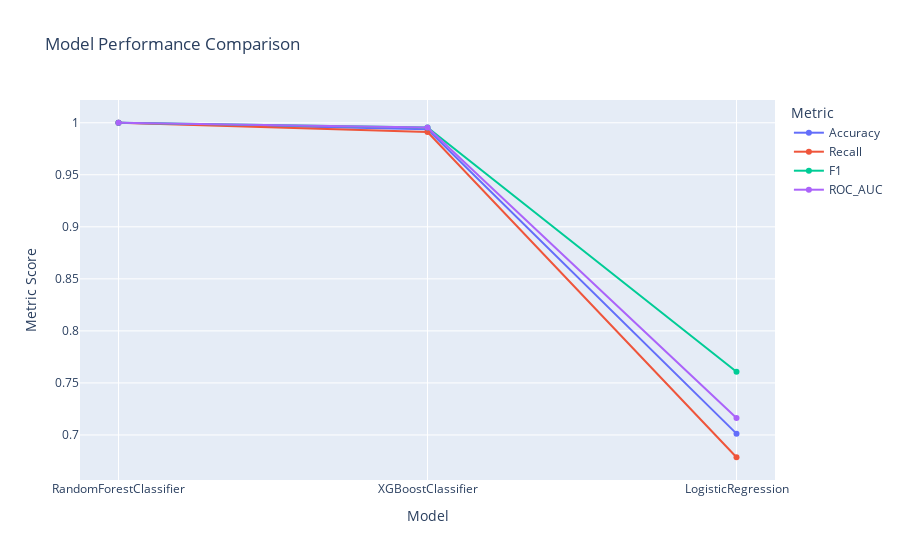

Notebook code cell kept with this figure:
### Code cell
final_melted = final.melt(id_vars='Algorithms', value_vars=['Accuracy', 'Recall', 'F1','ROC_AUC'], var_name='Metric', value_name='Score')
fig = px.line(final_melted, x='Algorithms', y='Score', color='Metric', markers=True, title='Model Performance Comparison', labels={'Score': 'Metric Score', 'Algorithms': 'Model'})
fig.show()

### Figure 1 — Plotly figure (JSON) as saved in the notebook; plotly's stock layout.template omitted (floating-point values rounded to 4 significant figures)
{"data": [{"hovertemplate": "Metric=Accuracy<br>Model=%{x}<br>Metric Score=%{y}<extra></extra>", "legendgroup": "Accuracy", "line": {"color": "#636efa", "dash": "solid"}, "marker": {"symbol": "circle"}, "mode": "lines+markers", "name": "Accuracy", "orientation": "v", "showlegend": true, "type": "scatter", "x": ["RandomForestClassifier", "XGBoostClassifier", "LogisticRegression"], "xaxis": "x", "y": [1.0, 0.9938, 0.7013], "yaxis": "y"}, {"hovertemplate": "Metric=Recall<br>Model=%{x}<br>Metric Score=%{y}<extra></extra>", "legendgroup": "Recall", "line": {"color": "#EF553B", "dash": "solid"}, "marker": {"symbol": "circle"}, "mode": "lines+markers", "name": "Recall", "orientation": "v", "showlegend": true, "type": "scatter", "x": ["RandomForestClassifier", "XGBoostClassifier", "LogisticRegression"], "xaxis": "x", "y": [1.0, 0.9911, 0.6786], "yaxis": "y"}, {"hovertemplate": "Metric=F1<br>Model=%{x}<br>Metric Score=%{y}<extra></extra>", "legendgroup": "F1", "line": {"color": "#00cc96", "dash": "solid"}, "marker": {"symbol": "circle"}, "mode": "lines+markers", "name": "F1", "orientation": "v", "showlegend": true, "type": "scatter", "x": ["RandomForestClassifier", "XGBoostClassifier", "LogisticRegression"], "xaxis": "x", "y": [1.0, 0.9955, 0.7608], "yaxis": "y"}, {"hovertemplate": "Metric=ROC_AUC<br>Model=%{x}<br>Metric Score=%{y}<extra></extra>", "legendgroup": "ROC_AUC", "line": {"color": "#ab63fa", "dash": "solid"}, "marker": {"symbol": "circle"}, "mode": "lines+markers", "name": "ROC_AUC", "orientation": "v", "showlegend": true, "type": "scatter", "x": ["RandomForestClassifier", "XGBoostClassifier", "LogisticRegression"], "xaxis": "x", "y": [1.0, 0.9955, 0.7164], "yaxis": "y"}], "layout": {"legend": {"title": {"text": "Metric"}, "tracegroupgap": 0}, "title": {"text": "Model Performance Comparison"}, "xaxis": {"anchor": "y", "domain": [0, 1], "title": {"text": "Model"}}, "yaxis": {"anchor": "x", "domain": [0, 1], "title": {"text": "Metric Score"}}}}
